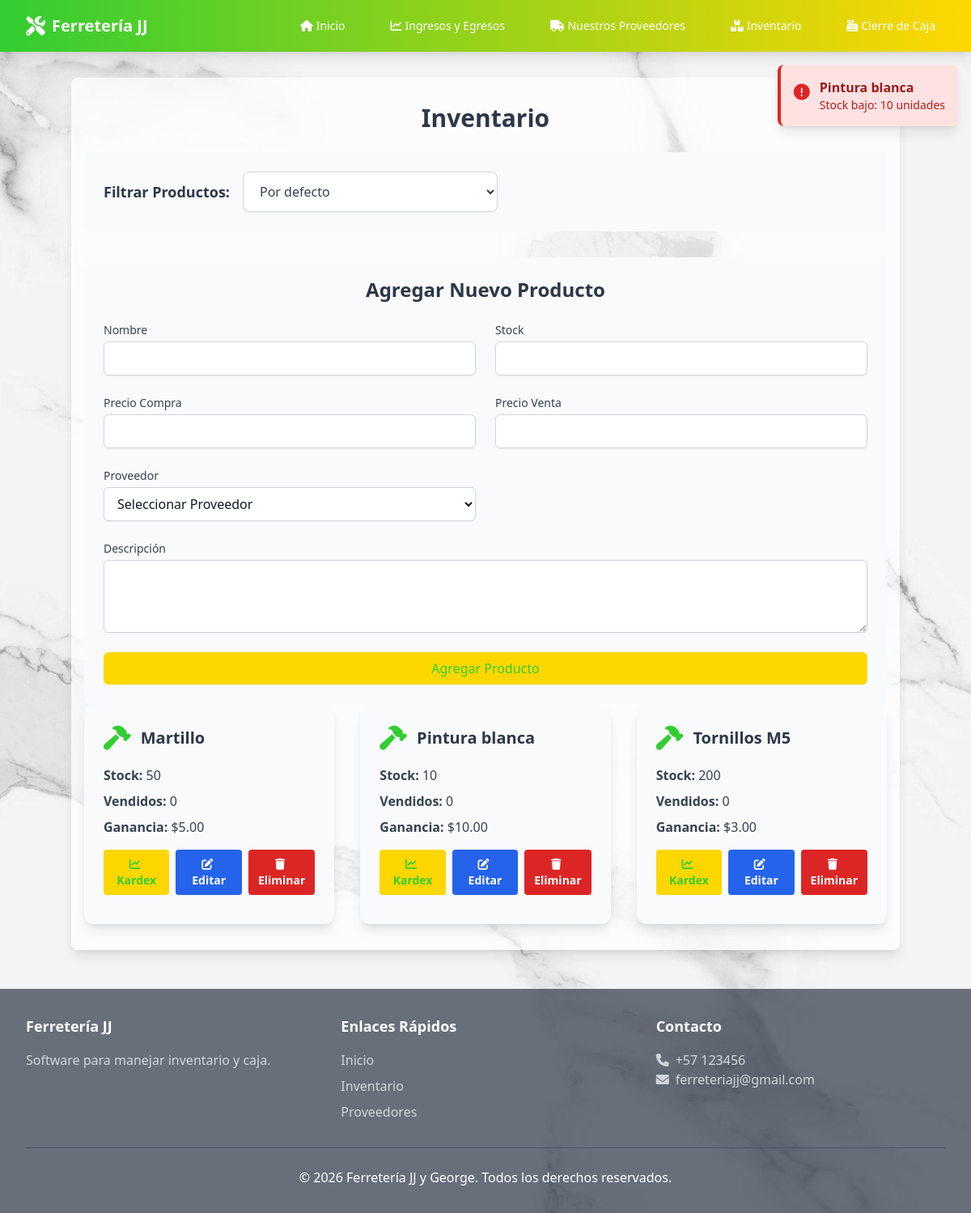
The page /view/inventario.php on the database its author committed.
### tables this page shows
CREATE TABLE productos (
    id INT AUTO_INCREMENT PRIMARY KEY,
    nombre VARCHAR(100) NOT NULL,
    descripcion TEXT,
    stock INT NOT NULL DEFAULT 0,
    precio_compra DECIMAL(10,2) NOT NULL,
    precio_venta DECIMAL(10,2) NOT NULL,
    id_proveedor INT,
    fecha_agregado TIMESTAMP DEFAULT CURRENT_TIMESTAMP,
    activo TINYINT(1) DEFAULT 1,
    FOREIGN KEY (id_proveedor) REFERENCES proveedores(id)
);

### controller/InventarioController.php (called while the page is built, shortened)
<?php
include '../conexion.php';
function getProductos($filtro = 'default') {
    global $conn;
    $sql = "SELECT p.*, pr.nombre as proveedor_nombre FROM productos p LEFT JOIN proveedores pr ON p.id_proveedor = pr.id WHERE p.activo = 1";
    switch ($filtro) {
        default:
            $sql .= " ORDER BY p.nombre ASC";
    }
    $result = $conn->query($sql);
    return $result->fetch_all(MYSQLI_ASSOC);
}
function getProductosBajoStock($umbral = 10) {
    global $conn;
    $sql = "SELECT * FROM productos WHERE stock <= ? AND activo = 1 ORDER BY stock ASC";
    $stmt = $conn->prepare($sql);
    $stmt->bind_param("i", $umbral);
    $stmt->execute();
    return $stmt->get_result()->fetch_all(MYSQLI_ASSOC);
}
?>

### view/inventario.php (the view, shortened to what this page needs)
<?php
include '../controller/InventarioController.php';
$filtro = $_GET['filtro'] ?? 'default';
$productos = getProductos($filtro);
$productosBajoStock = getProductosBajoStock(10);
include '../template/header.php';
?>
<?php if (!empty($productosBajoStock)): ?>
    <div class="fixed top-20 right-4 z-50 space-y-3 max-w-sm">
        <?php foreach ($productosBajoStock as $prod): ?>
            <div class="bg-red-100 border-l-4 border-red-600 p-4 rounded-lg shadow-lg">
                <div class="flex items-start">
                    <i class="fas fa-exclamation-circle text-red-600 text-xl mr-3 mt-1"></i>
                    <div>
                        <p class="font-bold text-red-800"><?php echo htmlspecialchars($prod['nombre']); ?></p>
                        <p class="text-red-700 text-sm">Stock bajo: <?php echo $prod['stock']; ?> unidades</p>
                    </div>
                </div>
            </div>
        <?php endforeach; ?>
    </div>
<?php endif; ?>
<main class="container mx-auto px-4 py-8 bg-white bg-opacity-70 rounded-lg shadow-lg mx-4 md:mx-auto my-8">
    <h1 class="text-3xl font-bold text-dark mb-6 text-center">Inventario</h1>
    <div class="mb-8 bg-gray-50 rounded-lg p-6">
        <form method="GET" class="flex items-center">
            <label for="filtro" class="block text-lg font-semibold text-dark mr-4">Filtrar Productos:</label>
            <select name="filtro" id="filtro" onchange="this.form.submit()" class="block w-full md:w-1/3 py-3 px-4 border border-gray-300 bg-white rounded-lg shadow-sm focus:outline-none focus:ring-2 focus:ring-primary focus:border-primary text-gray-700">
                <option value="default" <?php echo $filtro == 'default' ? 'selected' : ''; ?>>Por defecto</option>
            </select>
        </form>
    </div>
    <div class="bg-gray-50 rounded-lg p-6 mt-8">
        <h2 class="text-2xl font-semibold text-dark mb-6 text-center">Agregar Nuevo Producto</h2>
        <form method="POST" class="grid grid-cols-1 md:grid-cols-2 gap-6">
            <div>
                <label for="nombre" class="block text-sm font-medium text-gray-700">Nombre</label>
                <input type="text" name="nombre" id="nombre" required class="mt-1 block w-full py-2 px-3 border border-gray-300 bg-white rounded-md shadow-sm focus:outline-none focus:ring-primary focus:border-primary text-gray-900">
            </div>
            <div>
                <label for="stock" class="block text-sm font-medium text-gray-700">Stock</label>
                <input type="number" name="stock" id="stock" required class="mt-1 block w-full py-2 px-3 border border-gray-300 bg-white rounded-md shadow-sm focus:outline-none focus:ring-primary focus:border-primary text-gray-900">
            </div>
            <div>
                <label for="precio_compra" class="block text-sm font-medium text-gray-700">Precio Compra</label>
                <input type="number" step="0.01" name="precio_compra" id="precio_compra" required class="mt-1 block w-full py-2 px-3 border border-gray-300 bg-white rounded-md shadow-sm focus:outline-none focus:ring-primary focus:border-primary text-gray-900">
            </div>
            <div>
                <label for="precio_venta" class="block text-sm font-medium text-gray-700">Precio Venta</label>
                <input type="number" step="0.01" name="precio_venta" id="precio_venta" required class="mt-1 block w-full py-2 px-3 border border-gray-300 bg-white rounded-md shadow-sm focus:outline-none focus:ring-primary focus:border-primary text-gray-900">
            </div>
            <div>
                <label for="id_proveedor" class="block text-sm font-medium text-gray-700">Proveedor</label>
                <select name="id_proveedor" id="id_proveedor" class="mt-1 block w-full py-2 px-3 border border-gray-300 bg-white rounded-md shadow-sm focus:outline-none focus:ring-primary focus:border-primary text-gray-900">
                    <option value="">Seleccionar Proveedor</option>
                </select>
            </div>
            <div class="md:col-span-2">
                <label for="descripcion" class="block text-sm font-medium text-gray-700">Descripción</label>
                <textarea name="descripcion" id="descripcion" rows="3" class="mt-1 block w-full py-2 px-3 border border-gray-300 bg-white rounded-md shadow-sm focus:outline-none focus:ring-primary focus:border-primary text-gray-900"></textarea>
            </div>
            <div class="md:col-span-2">
                <button type="submit" name="agregar" class="w-full bg-primary text-secondary py-2 px-4 rounded-md hover:bg-secondary hover:text-primary transition duration-300">Agregar Producto</button>
            </div>
        </form>
    </div>
    <div id="productos" class="grid grid-cols-1 md:grid-cols-2 lg:grid-cols-3 gap-8">
        <?php if (!empty($productos)): ?>
            <?php foreach ($productos as $producto): ?>
                <div class="rounded-xl shadow-lg p-6 transition duration-300 hover:shadow-xl hover:transform hover:scale-105 producto
                    <?php echo $producto['stock'] <= 0 ? 'bg-gray-200 opacity-50' : 'bg-gray-50'; ?>"
                    data-stock="<?php echo $producto['stock']; ?>"
                    data-vendido="<?php echo $producto['vendido'] ?? 0; ?>"
                    data-ganancia="<?php echo $producto['precio_venta'] - $producto['precio_compra']; ?>">
                    <div class="flex items-center mb-4">
                        <i class="fas fa-hammer text-secondary text-3xl mr-3"></i>
                        <h2 class="text-xl font-semibold text-dark"><?php echo htmlspecialchars($producto['nombre']); ?></h2>
                    </div>
                    <p class="text-gray-700 mb-2"><strong>Stock:</strong> <?php echo $producto['stock']; ?></p>
                    <p class="text-gray-700 mb-2"><strong>Vendidos:</strong> <?php echo $producto['vendido'] ?? 0; ?></p>
                    <p class="text-gray-700 mb-4"><strong>Ganancia:</strong> $<?php echo number_format($producto['precio_venta'] - $producto['precio_compra'], 2); ?></p>
                    <div class="flex gap-2 mb-3">
                        <a href="kardex.php?producto_id=<?php echo $producto['id']; ?>" class="flex-1 bg-primary text-secondary text-center py-2 px-3 rounded font-semibold hover:bg-secondary hover:text-primary transition duration-300 text-sm">
                            <i class="fas fa-chart-line mr-1"></i>Kardex
                        </a>
                        <a href="editar_producto.php?id=<?php echo $producto['id']; ?>" class="flex-1 bg-blue-600 text-white text-center py-2 px-3 rounded font-semibold hover:bg-blue-700 transition duration-300 text-sm">
                            <i class="fas fa-edit mr-1"></i>Editar
                        </a>
                        <a href="inventario.php?eliminar=<?php echo $producto['id']; ?>" onclick="return confirm('¿Eliminar este producto?')" class="flex-1 bg-red-600 text-white text-center py-2 px-3 rounded font-semibold hover:bg-red-700 transition duration-300 text-sm">
                            <i class="fas fa-trash mr-1"></i>Eliminar
                        </a>
                    </div>
                </div>
            <?php endforeach; ?>
        <?php else: ?>
            <p class="text-gray-600">No hay productos registrados.</p>
        <?php endif; ?>
    </div>
</main>
<?php
include '../template/footer.php';
?>

### template/header.php (shortened to what this page needs)
<!DOCTYPE html>
<html lang="es">
<head>
    <script src="https://cdn.tailwindcss.com"></script>
    <link rel="stylesheet" href="../css/styles.css">
    <link rel="stylesheet" href="https://cdnjs.cloudflare.com/ajax/libs/font-awesome/6.0.0/css/all.min.css">
</head>
<body class="text-accent">
    <nav class="bg-gradient-to-r from-secondary to-primary shadow-lg sticky top-0 z-50">
        <div class="max-w-7xl mx-auto px-4 sm:px-6 lg:px-8">
            <div class="flex justify-between h-16">
                <div class="flex items-center">
                    <div class="flex-shrink-0 flex items-center space-x-2">
                        <i class="fas fa-tools text-accent text-2xl"></i>
                        <span class="text-xl font-bold text-accent">Ferretería JJ</span>
                    </div>
                </div>
                <div class="hidden md:flex items-center space-x-8">
                    <a href="home.php" class="text-accent hover:text-dark px-3 py-2 rounded-md text-sm font-medium transition duration-300 transform hover:scale-105"><i class="fas fa-home mr-1"></i>Inicio</a>
                    <a href="ingresos_egresos.php" class="text-accent hover:text-dark px-3 py-2 rounded-md text-sm font-medium transition duration-300 transform hover:scale-105"><i class="fas fa-chart-line mr-1"></i>Ingresos y Egresos</a>
                    <a href="proveedores.php" class="text-accent hover:text-dark px-3 py-2 rounded-md text-sm font-medium transition duration-300 transform hover:scale-105"><i class="fas fa-truck mr-1"></i>Nuestros Proveedores</a>
                    <a href="inventario.php" class="text-accent hover:text-dark px-3 py-2 rounded-md text-sm font-medium transition duration-300 transform hover:scale-105"><i class="fas fa-boxes mr-1"></i>Inventario</a>
                    <a href="cierre_caja.php" class="text-accent hover:text-dark px-3 py-2 rounded-md text-sm font-medium transition duration-300 transform hover:scale-105"><i class="fas fa-cash-register mr-1"></i>Cierre de Caja</a>
                </div>
            </div>
        </div>
    </nav>

### template/footer.php (shortened to what this page needs)
    <footer class="bg-dark bg-opacity-70 text-accent py-8 mt-12">
        <div class="max-w-7xl mx-auto px-4 sm:px-6 lg:px-8">
            <div class="grid grid-cols-1 md:grid-cols-3 gap-8">
                <div>
                    <h3 class="text-lg font-semibold mb-4">Ferretería JJ</h3>
                    <p class="text-gray-300">Software para manejar inventario y caja.</p>
                </div>
                <div>
                    <h3 class="text-lg font-semibold mb-4">Enlaces Rápidos</h3>
                    <ul class="space-y-2">
                        <li><a href="home.php" class="text-gray-300 hover:text-primary transition duration-300">Inicio</a></li>
                        <li><a href="inventario.php" class="text-gray-300 hover:text-primary transition duration-300">Inventario</a></li>
                        <li><a href="proveedores.php" class="text-gray-300 hover:text-primary transition duration-300">Proveedores</a></li>
                    </ul>
                </div>
                <div>
                    <h3 class="text-lg font-semibold mb-4">Contacto</h3>
                    <p class="text-gray-300"><i class="fas fa-phone mr-2"></i>+57 123456</p>
                    <p class="text-gray-300"><i class="fas fa-envelope mr-2"></i>ferreteriajj@gmail.com</p>
                </div>
            </div>
            <div class="border-t border-gray-600 mt-8 pt-6 text-center">
                <p>&copy; 2026 Ferretería JJ y George. Todos los derechos reservados.</p>
            </div>
        </div>
    </footer>
</body>
</html>

### css/styles.css (style rules this page uses)
body { background-image: url('../img/fondo.jpg'); background-size: cover; background-attachment: fixed; background-position: center; background-repeat: no-repeat; }
html { scroll-behavior: smooth; }

### rows shown on the page
productos: nombre "Pintura blanca", stock "10", vendido "0", $producto['precio_venta'] - $producto['precio_compra'] "10.00"
productos: nombre "Martillo", stock "50", vendido "0", $producto['precio_venta'] - $producto['precio_compra'] "5.00"
productos: nombre "Tornillos M5", stock "200", vendido "0", $producto['precio_venta'] - $producto['precio_compra'] "3.00"
